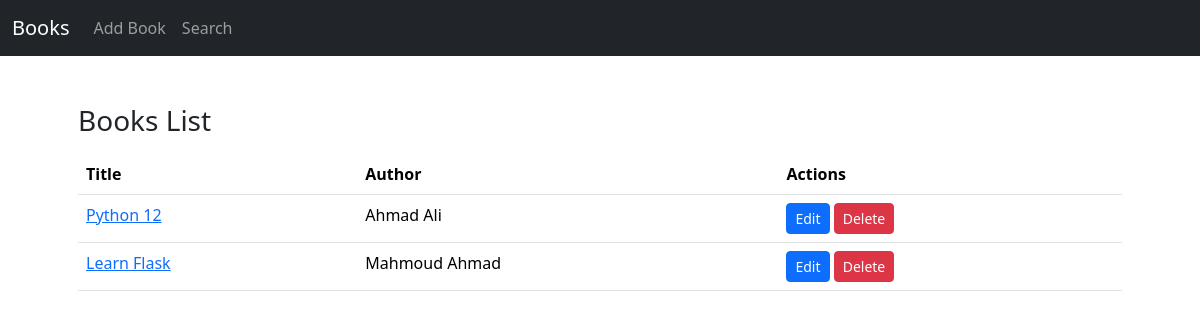
The app's page /, older data.
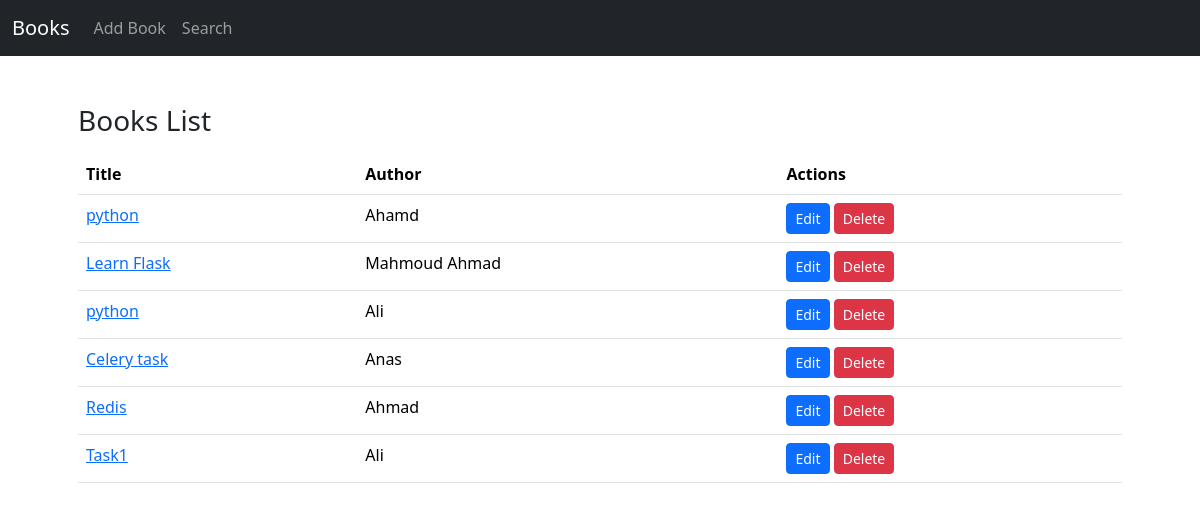
The same page, newer data.
### models.py (models this page shows)
class Book(db.Model):
    id = db.Column(db.Integer, primary_key=True)
    title = db.Column(db.String(100),nullable=False)
    author_id = db.Column(db.Integer,db.ForeignKey('author.id'),nullable=False)
    reviews = db.relationship('Review',backref='book',lazy=True)

class Author(db.Model):
    id = db.Column(db.Integer, primary_key=True)
    name = db.Column(db.String(100),nullable=False)
    books = db.relationship('Book',backref='author',lazy=True)

### web.py (the view)
@app.route('/')
def index():
    books = Book.query.all()
    return render_template("index.html",books=books)

### templates/index.html
{% extends "base.html" %}
{% block body %}
    <h3>Books List</h3>
    <table class="table mt-3">
        <thead>
            <tr>
                <th>Title</th>
                <th>Author</th>
                <th>Actions</th>
            </tr>
        </thead>
        <tbody>
            {% for book in books %}
            <tr>
                <td><a href="{{url_for('book_detail', id=book.id)}}">{{book.title}}</a></td>
                <td>{{book.author.name}}</td>
                <td>
                    <a href="{{url_for('edit_book', id=book.id) }}" class="btn btn-sm btn-primary">Edit</a>
                    <a href="{{url_for('delete_book', id=book.id) }}" class="btn btn-sm btn-danger">Delete</a>
                </td>
            </tr>
            {% endfor %}
        </tbody>
    </table>
{% endblock body %}

### templates/base.html (shortened to what this page needs)
<!doctype html>
<html lang="en">
  <head>
    <link href="https://cdn.jsdelivr.net/npm/bootstrap@5.3.5/dist/css/bootstrap.min.css" rel="stylesheet">
  </head>
  <body>
    <nav class="navbar navbar-expand-lg navbar-dark bg-dark">
        <div class="container-fluid">
          <a class="navbar-brand" href="/">Books</a>
          <div class="collapse navbar-collapse" id="navbarNav">
            <ul class="navbar-nav">
              <li class="nav-item">
                <a class="nav-link" href="/add-book">Add Book</a>
              </li>
              <li class="nav-item">
                <a class="nav-link" href="{{url_for('search_books')}}">Search</a>
              </li>
            </ul>
          </div>
        </div>
    </nav>
    <div class="container p-5">
        {% block body %}
        {% endblock body %}
    </div>
  </body>
</html>

Row changes from the older to the newer data that the page shows:
changed Book: title "Python 12" → "python"; author.name "Ahmad Ali" → "Ahamd"
added Book: title "python", author.name "Ali"
added Book: title "Celery task", author.name "Anas"
added Book: title "Redis", author.name "Ahmad"
added Book: title "Task1", author.name "Ali"
